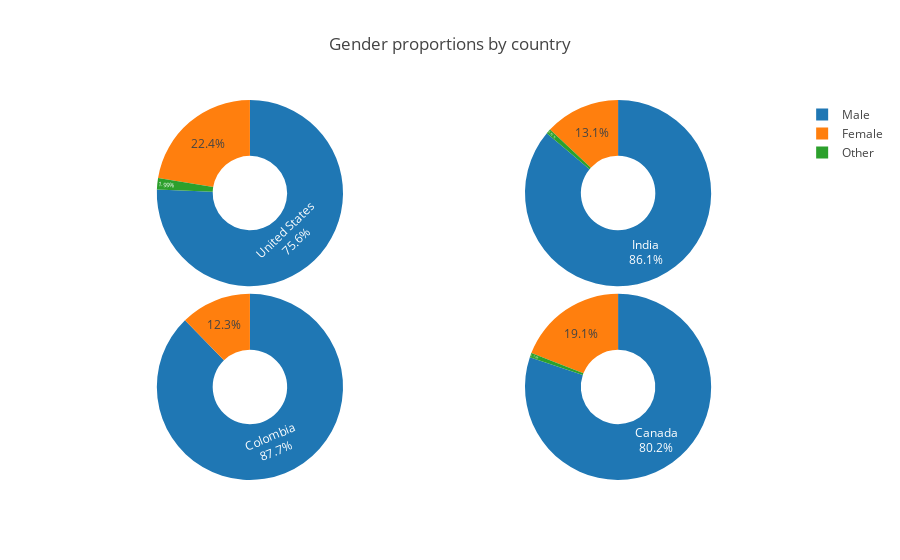

Source (notebook cell):
### Markdown cell above
The obtained graphics from Plotly are interactive. For the obtained map plot, you can drag it, zoom in and zoom out and obtain information from the number of entriesin addition to some percentages regarding the gender and career level for each country by hovering over the country of interest.

In order to visualize better the extracted percentages related with the gender and carreer level I decided to choose four countries: Colombia, Canada, USA and India. The latter 2 because they are the countries with the most entries in the survey, as can be seen in the above presented map, the second one out of personal interest and the first one because is my natal country.

#### Gender proportion data for Colombia, Canada, United States and India

### Code cell
country_names = ["Colombia", "Canada", "United States", "India"]

def plot_donuts_country(df, countries, labels, label_display, title):
    
    fig_rates = tools.make_subplots(rows = 2, cols = 2);
    dict_data = {key: None for key in country_names}
    for country_name in countries:
        values = []
        for label in labels:
            values.append((df[df["country"] == country_name][label]).values[0])
        dict_data[country_name] = values
        
    x_pos = [[0, .48], [.52, 1], [0, .48], [.52, 1]]
    y_pos = [[0, .49], [0, .49], [.51, 1], [.51, 1]]
    data = [{'labels': label_display,
             'values': dict_data[country_name],
             'type': 'pie',
             'name': country_name,
             'text':[country_name],
             'textposition':"inside",
             'hoverinfo':"label+name",
             "hole": .4,
             'domain': {'x': x_pos[idx], 'y': y_pos[idx]}
            } for idx, country_name in enumerate(country_names)]

    layout = {"title": title,
              "showlegend": True
             }

    fig = {"data": data, "layout": layout}
    py.iplot(fig, filename = 'pie_chart_subplots')
    
gender_labels = ["Male", "Female", "other_gender"]
gender_labels_display = ["Male", "Female", "Other"]
    
plot_donuts_country(df_entry_by_country, country_names, gender_labels, gender_labels_display,
            "Gender proportions by country")

### Figure 1 — Plotly figure (JSON) as saved in the notebook; plotly's stock layout.template omitted (floating-point values rounded to 4 significant figures)
{"data": [{"domain": {"x": [0, 0.48], "y": [0, 0.49]}, "hole": 0.4, "hoverinfo": "label+name", "labels": ["Male", "Female", "Other"], "name": "Colombia", "text": ["Colombia"], "textposition": "inside", "type": "pie", "uid": "60eb64f3-2bfc-41f4-b993-6e7f6798a87b", "values": [87.72, 12.28, 0]}, {"domain": {"x": [0.52, 1], "y": [0, 0.49]}, "hole": 0.4, "hoverinfo": "label+name", "labels": ["Male", "Female", "Other"], "name": "Canada", "text": ["Canada"], "textposition": "inside", "type": "pie", "uid": "b8db4195-c385-46eb-b596-4f16c0232860", "values": [80.15, 19.08, 0.76]}, {"domain": {"x": [0, 0.48], "y": [0.51, 1]}, "hole": 0.4, "hoverinfo": "label+name", "labels": ["Male", "Female", "Other"], "name": "United States", "text": ["United States"], "textposition": "inside", "type": "pie", "uid": "7bdf984d-039d-472b-b72e-333c1c5954e3", "values": [75.62, 22.39, 1.99]}, {"domain": {"x": [0.52, 1], "y": [0.51, 1]}, "hole": 0.4, "hoverinfo": "label+name", "labels": ["Male", "Female", "Other"], "name": "India", "text": ["India"], "textposition": "inside", "type": "pie", "uid": "a10ffa98-ba09-4c0d-85b0-b50d7239e895", "values": [86.12, 13.06, 0.82]}], "layout": {"showlegend": true, "title": "Gender proportions by country"}}
